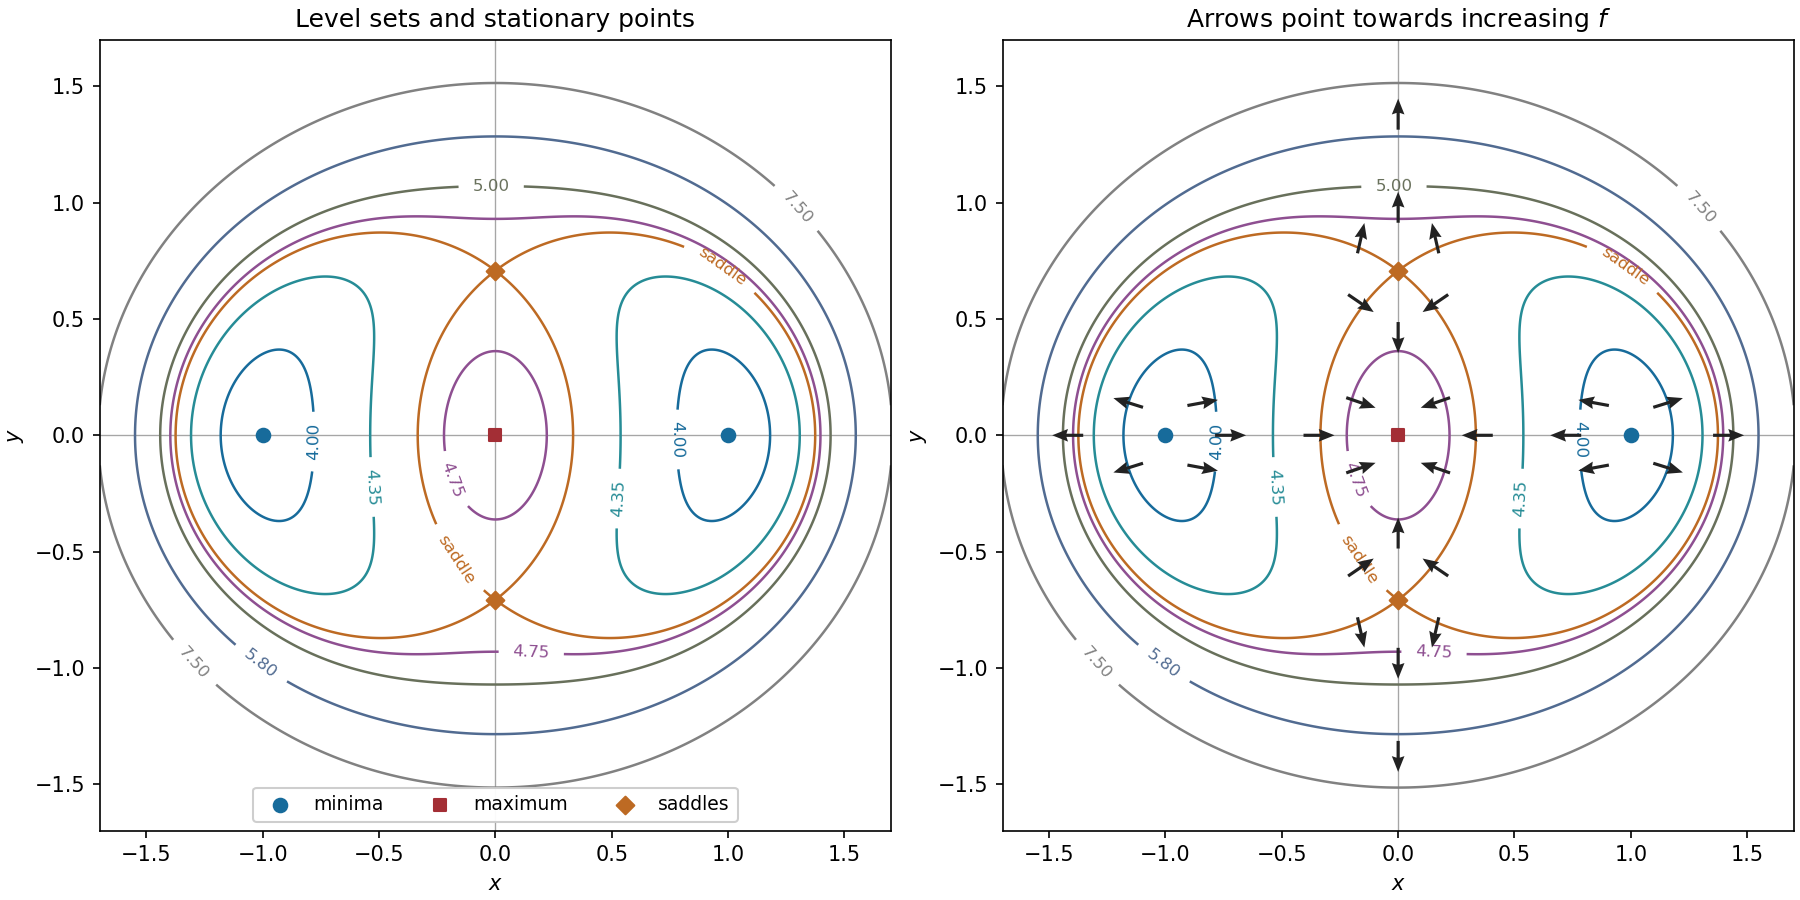

Recreate this plot in Python.
"""Original contour and gradient construction for Q14.

Python 3.14; NumPy and Matplotlib versions are in root pyproject.toml.
The PNG basename is written in cwd, allowing a mirrored _media output.
"""
from pathlib import Path

import matplotlib
matplotlib.use("Agg")
import matplotlib.pyplot as plt
import numpy as np


def function(x, y):
    return (1-x*x-y*y)**2 + 3.5*np.log(3+y*y)


def gradient(x, y):
    s = x*x+y*y
    return 4*x*(s-1), y*(4*(s-1)+7/(3+y*y))


def main():
    a = 1/np.sqrt(2)
    h = 0.25+3.5*np.log(3.5)
    grid = np.unique(np.r_[np.linspace(-1.7, 1.7, 751), -1, 0, 1, -a, a])
    x, y = np.meshgrid(grid, grid)
    z = function(x, y)
    levels = [4.0, 4.35, h, 4.75, 5.0, 5.8, 7.5]
    colors = ["#176b9b", "#268c96", "#bd6a23", "#8e4f91", "#68705b", "#516b91", "#818181"]
    fig, axes = plt.subplots(1, 2, figsize=(12.0, 6.0), layout="constrained")
    fig.set_facecolor("white")
    for ax in axes:
        cs = ax.contour(x, y, z, levels=levels, colors=colors, linewidths=1.2)
        ax.clabel(cs, fmt=lambda v: "saddle" if abs(v-h)<1e-8 else f"{v:.2f}", fontsize=8)
        ax.axhline(0, color="0.65", lw=0.65, zorder=0)
        ax.axvline(0, color="0.65", lw=0.65, zorder=0)
        ax.scatter([-1, 1], [0, 0], s=42, color="#176b9b", label="minima", zorder=6)
        ax.scatter([0], [0], marker="s", s=38, color="#a32e35", label="maximum", zorder=6)
        ax.scatter([0, 0], [-a, a], marker="D", s=36, color="#bd6a23", label="saddles", zorder=6)
        ax.set(xlim=(-1.7, 1.7), ylim=(-1.7, 1.7), aspect="equal", xlabel="$x$", ylabel="$y$")
    axes[0].set_title("Level sets and stationary points")
    axes[0].legend(loc="lower center", ncol=3, fontsize=9, framealpha=0.95)
    axes[1].set_title("Arrows point towards increasing $f$")
    samples = [(v, 0) for v in [-1.42, -0.72, -0.34, 0.34, 0.72, 1.42]]
    samples += [(0, v) for v in [-1.38, -0.98, -0.42, 0.42, 0.98, 1.38]]
    for cx, cy in [(-1, 0), (1, 0), (0, 0), (0, -a), (0, a)]:
        samples += [(cx+dx, cy+dy) for dx, dy in [(-0.16, -0.14), (0.16, -0.14),
                                                           (-0.16, 0.14), (0.16, 0.14)]]
    sx, sy = np.array(samples).T
    gx, gy = gradient(sx, sy)
    size = np.hypot(gx, gy)
    axes[1].quiver(sx, sy, gx/size, gy/size, angles="xy", scale_units="xy", scale=7.5,
                   color="#222222", width=0.004, headwidth=4, headlength=5, pivot="mid", zorder=7)
    fig.savefig(Path(__file__).with_suffix(".png").name, dpi=150, facecolor="white")
    plt.close(fig)


if __name__ == "__main__":
    main()
